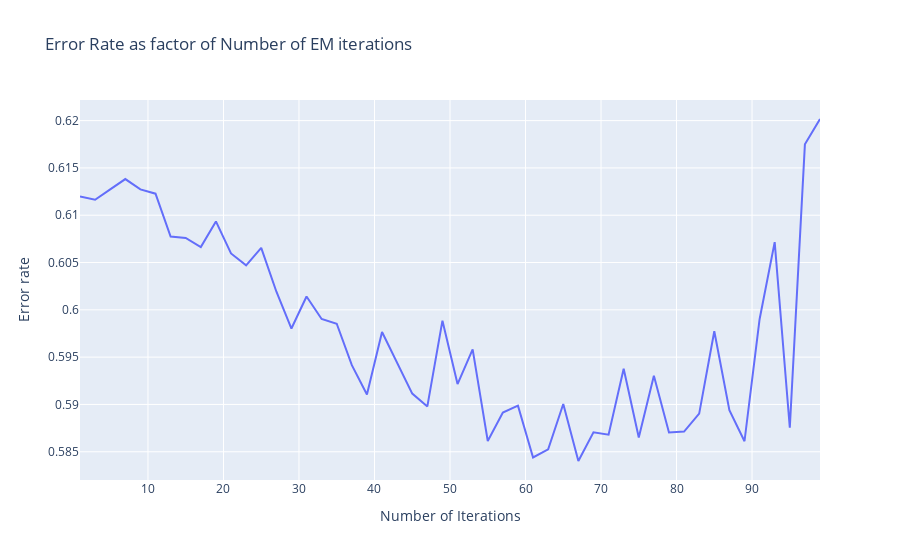

The cell this chart's notebook holds for it:
### Code cell
line_fig = px.line(x=range(1, 100, 2), y=errors_rate, title="Error Rate as factor of Number of EM iterations")
line_fig.update_layout(xaxis_title="Number of Iterations", yaxis_title="Error rate")
line_fig.show()

### Figure 1 — Plotly figure (JSON) as saved in the notebook; plotly's stock layout.template omitted (floating-point values rounded to 4 significant figures)
{"data": [{"hovertemplate": "x=%{x}<br>y=%{y}<extra></extra>", "legendgroup": "", "line": {"color": "#636efa", "dash": "solid"}, "marker": {"symbol": "circle"}, "mode": "lines", "name": "", "orientation": "v", "showlegend": false, "x": [1, 3, 5, 7, 9, 11, 13, 15, 17, 19, 21, 23, 25, 27, 29, 31, 33, 35, 37, 39, 41, 43, 45, 47, 49, 51, 53, 55, 57, 59, 61, 63, 65, 67, 69, 71, 73, 75, 77, 79, 81, 83, 85, 87, 89, 91, 93, 95, 97, 99], "xaxis": "x", "y": [0.612, 0.6116, 0.6127, 0.6138, 0.6127, 0.6123, 0.6077, 0.6076, 0.6066, 0.6093, 0.606, 0.6047, 0.6065, 0.6019, 0.598, 0.6014, 0.599, 0.5985, 0.5942, 0.5911, 0.5977, 0.5944, 0.5911, 0.5898, 0.5989, 0.5922, 0.5958, 0.5861, 0.5891, 0.5899, 0.5844, 0.5853, 0.59, 0.584, 0.5871, 0.5868, 0.5938, 0.5865, 0.593, 0.587, 0.5871, 0.589, 0.5977, 0.5894, 0.5861, 0.599, 0.6072, 0.5875, 0.6175, 0.6202], "yaxis": "y", "type": "scatter"}], "layout": {"xaxis": {"anchor": "y", "domain": [0.0, 1.0], "title": {"text": "Number of Iterations"}}, "yaxis": {"anchor": "x", "domain": [0.0, 1.0], "title": {"text": "Error rate"}}, "legend": {"tracegroupgap": 0}, "title": {"text": "Error Rate as factor of Number of EM iterations"}}}
